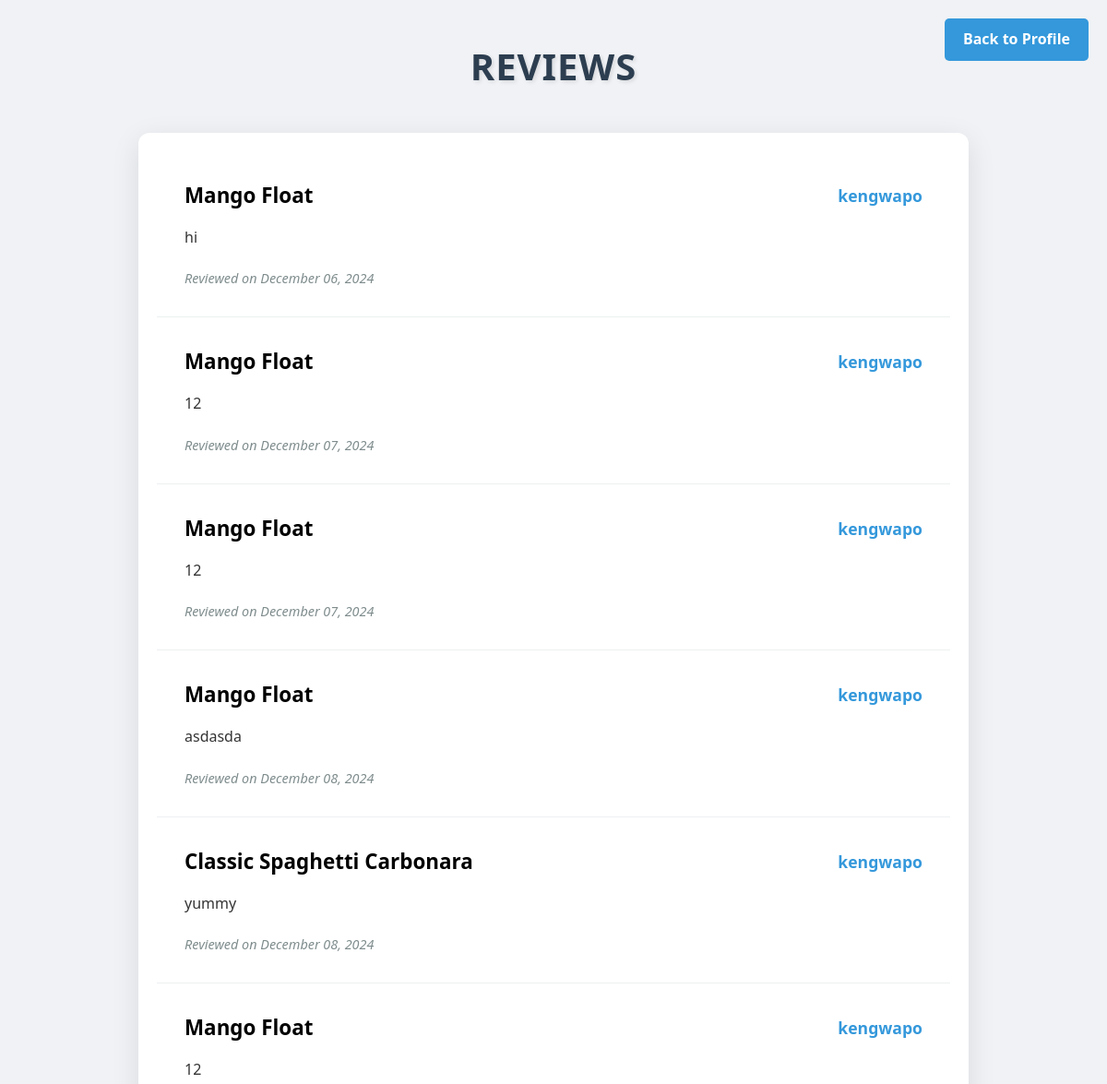
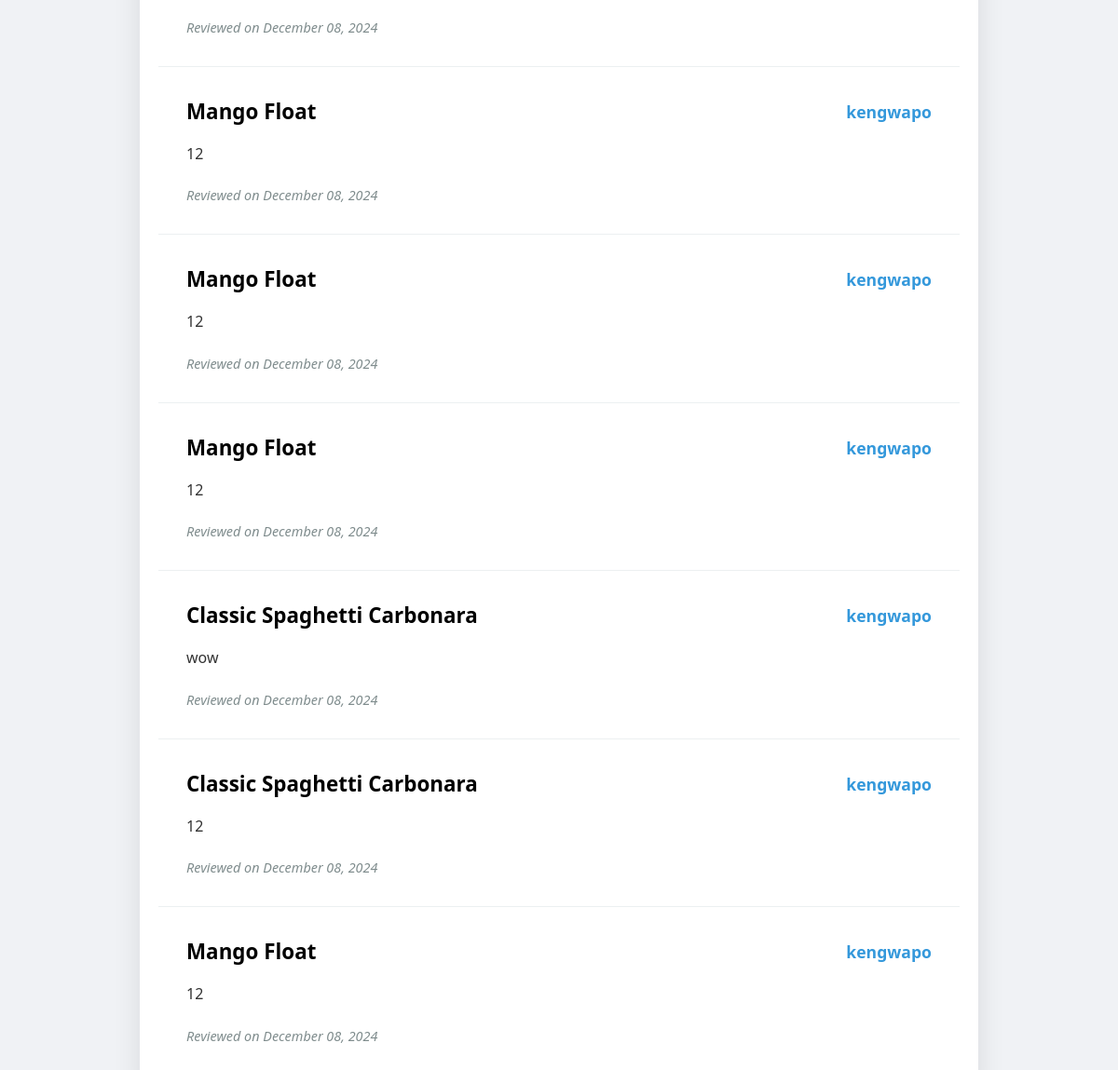
The app's page /recipes/reviews/ (signed in) with its own data (2 pictures, top to bottom).
### Recipes/models.py (models this page shows, shortened)
class Review(models.Model):
    recipe = models.ForeignKey(RecipePost, related_name='reviews', on_delete=models.CASCADE)
    user = models.ForeignKey(settings.AUTH_USER_MODEL, on_delete=models.CASCADE)
    text = models.TextField()
    created_at = models.DateTimeField(auto_now_add=True)

class RecipePost(models.Model):
    title = models.CharField(max_length=200)
    user = models.ForeignKey(settings.AUTH_USER_MODEL, on_delete=models.SET_NULL, null=True, blank=True) #User, on_delete=models.CASCADE
    description = models.TextField(default='')
    category = models.CharField(max_length=50, default='Uncategorized')
    ingredients = models.TextField()
    directions = models.TextField(default='')
    image = models.ImageField(upload_to='recipe/images/', blank=True, null=True)  # Optional image field
    created_at = models.DateTimeField(auto_now=True)
    CATEGORY_CHOICES = [
        ('Comfort Food', 'Comfort Food'),
        ('International Eats', 'International Eats'),
        ('Breakfast & Brunch', 'Breakfast & Brunch'),
        ('Community Picks', 'Community Picks'),
    ]
    title = models.CharField(max_length=200)  # Recipe title
    user = models.ForeignKey(
        settings.AUTH_USER_MODEL,
        on_delete=models.SET_NULL,
        null=True,
        blank=True
    )  # Associated user, nullable and optional
    description = models.TextField(default='')  # Brief description of the recipe
    category = models.CharField(
        max_length=50,
        choices=CATEGORY_CHOICES,
        default='Uncategorized'
    )  # Recipe category with predefined choices
    ingredients = models.TextField()  # Ingredients list
    directions = models.TextField(default='')  # Step-by-step directions
    image = models.ImageField(
        upload_to='recipe/images/',
        blank=True,
        null=True
    )  # Optional recipe image
    created_at = models.DateTimeField(auto_now=True)  # Timestamp of creation

### Recipes/views.py (the view)
# urls.py: path('reviews/',reviews_list, name='reviews_list'),
@login_required
def reviews_list(request):
    user_reviews = Review.objects.filter(user=request.user)
    return render(request, 'recipes/reviews_list.html', {'reviews': user_reviews})

### Recipes/templates/recipes/reviews_list.html (shortened to what this page needs)
<!DOCTYPE html>
<html lang="en">
<head>
</head>
<body>
    <a href="{% url 'profile' %}" class="back-button">Back to Profile</a>
    <div class="container">
        <h1>Reviews</h1>
        <div class="review-list">
            {% if reviews %}
                {% for review in reviews %}
                    <article class="review-item">
                        <header class="review-header">
                            <h2 class="review-title">{{ review.recipe.title }}</h2>
                            <span class="review-author">{{ review.user.username }}</span>
                        </header>
                        <p class="review-text">{{ review.text }}</p>
                        <footer class="review-footer">
                            <time class="review-date" datetime="{{ review.created_at|date:'Y-m-d' }}">
                                Reviewed on {{ review.created_at|date:"F d, Y" }}
                            </time>
                        </footer>
                    </article>
                {% endfor %}
            {% else %}
                <p class="no-reviews">No reviews found. Be the first to share your thoughts!</p>
            {% endif %}
        </div>
    </div>
</body>
</html>

### Recipes/templates/recipes/reviews_list.html (style rules this page uses)
:root { --primary-color: #3498db; --secondary-color: #2c3e50; --background-color: #f0f2f5; --card-background: #ffffff; --text-color: #333333; --hover-color: #f9fafb; --border-color: #ecf0f1; --shadow-color: rgba(0, 0, 0, 0.1); }
*, *::before, *::after { margin: 0; padding: 0; box-sizing: border-box; }
body { font-family: 'Segoe UI', Tahoma, Geneva, Verdana, sans-serif; line-height: 1.6; background-color: var(--background-color); color: var(--text-color); padding: 40px 20px; position: relative; }
.container { max-width: 900px; margin: 0 auto; }
h1 { text-align: center; color: var(--secondary-color); margin-bottom: 40px; font-size: 2.5em; font-weight: 700; letter-spacing: 1px; text-transform: uppercase; text-shadow: 2px 2px 4px var(--shadow-color); }
.review-list { background-color: var(--card-background); border-radius: 12px; box-shadow: 0 8px 30px var(--shadow-color); overflow: hidden; transition: all 0.3s ease; padding: 20px; }
.review-item { padding: 30px; border-bottom: 1px solid var(--border-color); transition: background-color 0.3s ease; }
.review-item:last-child { border-bottom: none; }
.review-header { display: flex; justify-content: space-between; align-items: center; margin-bottom: 15px; }
.review-title { font-size: 1.4em; color: #000; font-weight: bold; transition: color 0.3s ease; }
.review-author { font-size: 1.1em; font-weight: 600; color: var(--primary-color); transition: transform 0.3s ease; }
.review-text { color: var(--text-color); font-size: 1em; line-height: 1.6; margin-bottom: 15px; transition: color 0.3s ease; }
.review-footer { display: flex; flex-direction: column; align-items: flex-start; font-size: 0.9em; color: #7f8c8d; margin-top: 10px; }
.review-date { font-style: italic; margin-top: 5px; transition: opacity 0.3s ease; }
.back-button { position: absolute; top: 20px; right: 20px; background-color: var(--primary-color); color: white; padding: 10px 20px; border-radius: 5px; font-size: 1em; text-decoration: none; font-weight: bold; transition: background-color 0.3s ease; }

### records on screen
Review: recipe "Mango Float", user.username "kengwapo", text "hi", created_at "December 06, 2024"
Review: recipe "Mango Float", user.username "kengwapo", text "12", created_at "December 07, 2024"
Review: recipe "Mango Float", user.username "kengwapo", text "12", created_at "December 07, 2024"
Review: recipe "Mango Float", user.username "kengwapo", text "asdasda", created_at "December 08, 2024"
Review: recipe "Classic Spaghetti Carbonara", user.username "kengwapo", text "yummy", created_at "December 08, 2024"
Review: recipe "Mango Float", user.username "kengwapo", text "12", created_at "December 08, 2024"
Review: recipe "Mango Float", user.username "kengwapo", text "12", created_at "December 08, 2024"
Review: recipe "Mango Float", user.username "kengwapo", text "12", created_at "December 08, 2024"
Review: recipe "Mango Float", user.username "kengwapo", text "12", created_at "December 08, 2024"
Review: recipe "Classic Spaghetti Carbonara", user.username "kengwapo", text "wow", created_at "December 08, 2024"
Review: recipe "Classic Spaghetti Carbonara", user.username "kengwapo", text "12", created_at "December 08, 2024"
Review: recipe "Mango Float", user.username "kengwapo", text "12", created_at "December 08, 2024"
